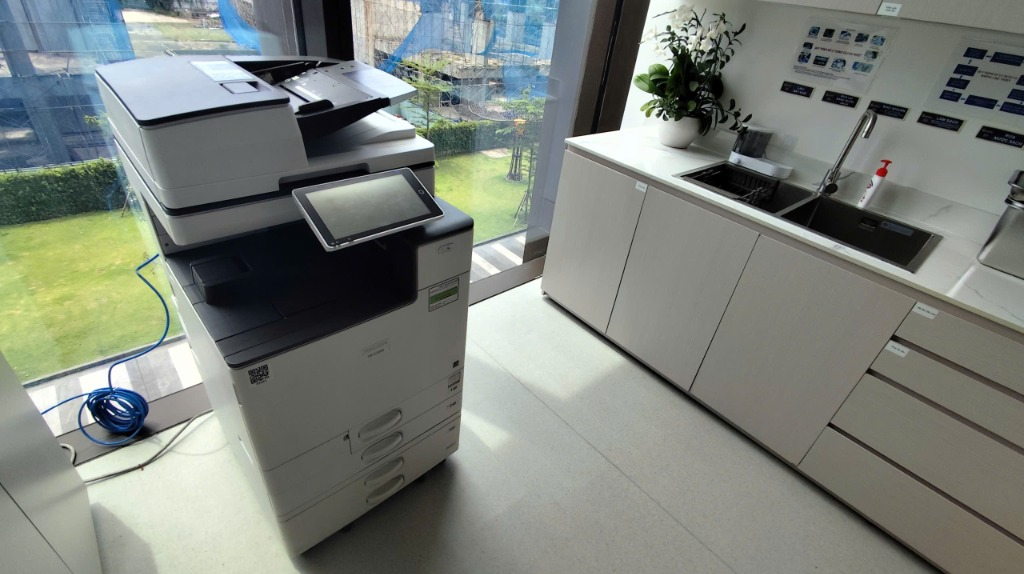
#> input picture assets/samples/hero_office_printer.jpg, 1024 x 574 px, given in place of material_0.png, which was not available
$ python generate_fig6_pbr_maps.py   (older library calls are emulated)
#> lines starting #> are read from the running program, lines starting #| are printed output that depends on the picture; after the words box and inside, x2 and y2 are one past the last pixel; in counts of white or black regions, pixels touching at a corner belong together; pictures that were not available may be replaced by others from this repository, and a replacement may not be noted
### backend/pbr_baker.py
"""Physically Based Rendering (PBR) Texture & Material Baking Engine.

Generates complete, high-fidelity PBR material maps (100% local and CPU-efficient):
  - Base Color / Diffuse Albedo (Illumination-delighted)
  - Tangent-Space Normal Map (Multi-scale Sobel surface curvature & micro-relief)
  - Roughness Map (Physics-aware specular & texture entropy classification)
  - Metallic Map (Conductive vs dielectric material segmentation)
  - Ambient Occlusion (AO) Map (Cavity & crevice contact shadows)
  - Packed ORM Map (glTF 2.0 standard: R=Occlusion, G=Roughness, B=Metallic)
  - High-Resolution Industrial Chassis Rear Panel Synthesizer (Realistic back surface)
"""

from __future__ import annotations

import logging
from pathlib import Path
from typing import Dict, Optional, Tuple, Union

import cv2
import numpy as np
from PIL import Image, ImageDraw, ImageFilter

logger = logging.getLogger("PBRBaker")


class PBRBaker:
    """Full-featured local PBR material baker and rear chassis texture synthesizer."""

    @staticmethod
    def extract_albedo(image_rgb: np.ndarray, delight_strength: float = 0.4) -> np.ndarray:
        """Extract intrinsic Base Color (Albedo) by separating directional illumination.

        Uses guided bilateral filtering on luminance to suppress harsh directional
        shading gradients while preserving sharp optical pigments and text.
        """
        img_float = image_rgb.astype(np.float32) / 255.0
        lab = cv2.cvtColor(image_rgb, cv2.COLOR_RGB2LAB)
        l_chan = lab[:, :, 0].astype(np.float32) / 255.0

        # Large-kernel bilateral filter captures broad illumination gradient
        illumination = cv2.bilateralFilter(l_chan, d=15, sigmaColor=0.3, sigmaSpace=15)
        mean_l = float(np.mean(illumination))
        if mean_l < 1e-4:
            mean_l = 0.5

        # Ratio delighting with smooth clamping
        delight_ratio = (mean_l / (illumination + 0.15)) ** delight_strength
        delight_ratio = np.clip(delight_ratio, 0.70, 1.35)

        albedo = img_float * delight_ratio[:, :, np.newaxis]
        albedo = np.clip(albedo * 255.0, 0, 255).astype(np.uint8)
        return albedo

    @staticmethod
    def generate_normal_map(
        image_rgb: np.ndarray,
        intensity: float = 2.5,
        depth_map: Optional[np.ndarray] = None,
    ) -> np.ndarray:
        """Compute tangent-space Normal Map (RGB standard) combining multi-scale gradients.

        R = Normal X (Left-to-Right), G = Normal Y (Bottom-to-Top, OpenGL standard), B = Normal Z (Outward).
        """
        h, w = image_rgb.shape[:2]
        gray = cv2.cvtColor(image_rgb, cv2.COLOR_RGB2GRAY).astype(np.float32) / 255.0

        # Fine details: High-pass Sobel on luminance
        blur_fine = cv2.GaussianBlur(gray, (3, 3), 0)
        gx_fine = cv2.Sobel(blur_fine, cv2.CV_32F, 1, 0, ksize=3)
        gy_fine = cv2.Sobel(blur_fine, cv2.CV_32F, 0, 1, ksize=3)

        # Medium structure: Slightly blurred Sobel
        blur_med = cv2.GaussianBlur(gray, (7, 7), 0)
        gx_med = cv2.Sobel(blur_med, cv2.CV_32F, 1, 0, ksize=5)
        gy_med = cv2.Sobel(blur_med, cv2.CV_32F, 0, 1, ksize=5)

        # Combine fine micro-relief with structural contours
        gx = (gx_fine * 0.7 + gx_med * 0.3) * intensity
        # OpenGL tangent space has Y pointing UP, so invert image row gradient (Y downwards)
        gy = -(gy_fine * 0.7 + gy_med * 0.3) * intensity

        # Incorporate depth map gradients if available
        if depth_map is not None:
            dm = depth_map
            if dm.shape[:2] != (h, w):
                dm = cv2.resize(dm, (w, h), interpolation=cv2.INTER_LINEAR)
            dm_blur = cv2.GaussianBlur(dm.astype(np.float32), (5, 5), 0)
            d_gx = cv2.Sobel(dm_blur, cv2.CV_32F, 1, 0, ksize=3) * 3.0
            d_gy = -cv2.Sobel(dm_blur, cv2.CV_32F, 0, 1, ksize=3) * 3.0
            gx = gx * 0.6 + d_gx * 0.4
            gy = gy * 0.6 + d_gy * 0.4

        gz = np.ones_like(gx, dtype=np.float32)
        norm = np.sqrt(gx * gx + gy * gy + gz * gz)
        norm = np.maximum(norm, 1e-6)

        nx = (gx / norm) * 0.5 + 0.5
        ny = (gy / norm) * 0.5 + 0.5
        nz = (gz / norm) * 0.5 + 0.5

        normal_map = np.dstack([nx, ny, nz])
        return (np.clip(normal_map, 0.0, 1.0) * 255.0).astype(np.uint8)

    @staticmethod
    def generate_roughness_map(
        image_rgb: np.ndarray,
        mask: Optional[np.ndarray] = None,
        base_roughness: float = 0.55,
    ) -> np.ndarray:
        """Compute physically-based Roughness map (0.0 = mirror/glossy, 1.0 = fully matte/rough).

        Classifies surface materials:
        - High specular reflection points & glossy screens -> 0.15 - 0.25 (glossy)
        - Smooth painted / injection molded plastic -> 0.40 - 0.55
        - Matte industrial chassis / micro-grain surfaces -> 0.65 - 0.80
        - Crevices, textured patterns, and edges -> 0.85 - 0.95
        """
        h, w = image_rgb.shape[:2]
        gray = cv2.cvtColor(image_rgb, cv2.COLOR_RGB2GRAY).astype(np.float32) / 255.0
        hsv = cv2.cvtColor(image_rgb, cv2.COLOR_RGB2HSV)
        sat = hsv[:, :, 1].astype(np.float32) / 255.0
        val = hsv[:, :, 2].astype(np.float32) / 255.0

        # 1. Specular highlight detector (high brightness + very low saturation)
        # Polished screens, glossy plastic highlights, metallic glints
        specular = np.clip((val - 0.82) / 0.18, 0.0, 1.0) * np.clip(1.0 - (sat / 0.25), 0.0, 1.0)

        # 2. Local texture variance / roughness entropy
        mean_filt = cv2.blur(gray, (5, 5))
        sq_mean_filt = cv2.blur(gray * gray, (5, 5))
        local_var = np.maximum(0.0, sq_mean_filt - mean_filt * mean_filt)
        local_std = np.sqrt(local_var)
        max_std = float(local_std.max())
        std_norm = local_std / max_std if max_std > 1e-5 else np.zeros_like(local_std)

        # 3. High-contrast edge grooves are rougher
        edges = cv2.Canny((gray * 255).astype(np.uint8), 50, 150).astype(np.float32) / 255.0
        edges_dilated = cv2.dilate(edges, np.ones((3, 3), np.uint8))

        # Base roughness map
        roughness = np.full((h, w), base_roughness, dtype=np.float32)
        # Glossy highlights reduce roughness significantly
        roughness -= specular * 0.45
        # Texture entropy increases roughness
        roughness += std_norm * 0.25
        # Grooves and seams are rough
        roughness += edges_dilated * 0.20

        # Mask background if provided
        if mask is not None:
            roughness[mask < 128] = 0.90

        roughness = np.clip(roughness, 0.10, 0.95)
        return (roughness * 255.0).astype(np.uint8)

    @staticmethod
    def generate_metallic_map(
        image_rgb: np.ndarray,
        mask: Optional[np.ndarray] = None,
    ) -> np.ndarray:
        """Compute Metallic map (0.0 = Dielectric plastic/resin/wood, 1.0 = Pure Metal).

        Detects conductive metal contacts, screws, connectors, aluminum frames, and gold pins:
        - Achromatic silver/aluminum: High specular value with near-zero saturation.
        - Gold/Copper/Brass: Characteristic warm metallic hue band with high luster.
        """
        hsv = cv2.cvtColor(image_rgb, cv2.COLOR_RGB2HSV)
        hue = hsv[:, :, 0].astype(np.float32)  # 0 - 180 in OpenCV
        sat = hsv[:, :, 1].astype(np.float32) / 255.0
        val = hsv[:, :, 2].astype(np.float32) / 255.0

        # 1. Silver / Chrome / Polished Steel / Aluminum:
        # High value (> 0.55), very low saturation (< 0.12)
        silver_metal = np.clip((val - 0.55) / 0.30, 0.0, 1.0) * np.clip(1.0 - (sat / 0.12), 0.0, 1.0)

        # 2. Gold / Brass / Copper contacts (Hue between 10 and 32 in OpenCV = 20-64 deg)
        is_gold_hue = (hue >= 10) & (hue <= 32)
        gold_metal = np.zeros_like(val)
        gold_metal[is_gold_hue] = np.clip((val[is_gold_hue] - 0.65) / 0.30, 0.0, 1.0) * np.clip(sat[is_gold_hue] / 0.50, 0.0, 1.0)

        metallic = np.maximum(silver_metal * 0.95, gold_metal * 0.90)

        # Clean up isolated noise: morphological closing
        kernel = cv2.getStructuringElement(cv2.MORPH_RECT, (3, 3))
        metallic_uint8 = (metallic * 255.0).astype(np.uint8)
        metallic_clean = cv2.morphologyEx(metallic_uint8, cv2.MORPH_OPEN, kernel)

        if mask is not None:
            metallic_clean[mask < 128] = 0

        return metallic_clean

    @staticmethod
    def generate_ao_map(
        image_rgb: np.ndarray,
        depth_map: Optional[np.ndarray] = None,
    ) -> np.ndarray:
        """Compute Ambient Occlusion (AO) map (cavity, seam, and contact shadows).

        Deep recesses, chassis seams, and concave areas are darker (0.2 - 0.6),
        while flat or exposed surfaces receive full ambient light (1.0 / 255).
        """
        h, w = image_rgb.shape[:2]
        gray = cv2.cvtColor(image_rgb, cv2.COLOR_RGB2GRAY).astype(np.float32) / 255.0

        # Edge valley detection (Laplacian / high-pass grooves)
        laplacian = cv2.Laplacian(gray, cv2.CV_32F, ksize=3)
        grooves = np.clip(-laplacian * 4.0, 0.0, 1.0)
        grooves_blur = cv2.GaussianBlur(grooves, (9, 9), 0)

        # Depth concavity if depth map available
        if depth_map is not None:
            dm = depth_map
            if dm.shape[:2] != (h, w):
                dm = cv2.resize(dm, (w, h), interpolation=cv2.INTER_LINEAR)
            dm_lap = cv2.Laplacian(dm.astype(np.float32), cv2.CV_32F, ksize=5)
            depth_crevices = np.clip(-dm_lap * 3.0, 0.0, 1.0)
            grooves_blur = np.maximum(grooves_blur, depth_crevices)

        # Invert so unoccluded = 1.0, crevices = 0.40 - 0.70
        ao = 1.0 - (grooves_blur * 0.55)
        ao = np.clip(ao, 0.35, 1.0)
        return (ao * 255.0).astype(np.uint8)

    # [109 lines left out: function generate_rear_chassis_textures, not called in this run]

    @classmethod
    def bake_pbr_maps(
        cls,
        image: Union[np.ndarray, Image.Image],
        depth_map: Optional[np.ndarray] = None,
        target_size: Optional[Tuple[int, int]] = (1024, 1024),
    ) -> Dict[str, Image.Image]:
        """Bake full suite of 5 PBR material maps + glTF ORM from input image."""
        if isinstance(image, Image.Image):
            rgb_arr = np.array(image.convert("RGB"))
            alpha_mask = np.array(image.split()[-1]) if image.mode == "RGBA" else None
        elif isinstance(image, np.ndarray):
            if image.ndim == 3 and image.shape[2] == 4:
                rgb_arr = image[:, :, :3]
                alpha_mask = image[:, :, 3]
            elif image.ndim == 3:
                rgb_arr = image
                alpha_mask = None
            else:
                rgb_arr = cv2.cvtColor(image, cv2.COLOR_GRAY2RGB)
                alpha_mask = None
        else:
            raise ValueError(f"Unsupported image type: {type(image)}")

        if target_size is not None and rgb_arr.shape[:2] != (target_size[1], target_size[0]):
            rgb_arr = cv2.resize(rgb_arr, target_size, interpolation=cv2.INTER_LANCZOS4)
            if alpha_mask is not None:
                alpha_mask = cv2.resize(alpha_mask, target_size, interpolation=cv2.INTER_NEAREST)

        albedo = cls.extract_albedo(rgb_arr)
        normal = cls.generate_normal_map(rgb_arr, intensity=2.6, depth_map=depth_map)
        roughness = cls.generate_roughness_map(rgb_arr, mask=alpha_mask, base_roughness=0.55)
        metallic = cls.generate_metallic_map(rgb_arr, mask=alpha_mask)
        ao = cls.generate_ao_map(rgb_arr, depth_map=depth_map)

        # Packed ORM map (R=AO, G=Roughness, B=Metallic)
        orm = np.dstack([ao, roughness, metallic])

        return {
            "albedo": Image.fromarray(albedo),
            "normal": Image.fromarray(normal),
            "roughness": Image.fromarray(roughness),
            "metallic": Image.fromarray(metallic),
            "ao": Image.fromarray(ao),
            "orm": Image.fromarray(orm),
        }

    # [19 lines left out: function save_pbr_maps, not called in this run]

### scripts/generate_fig6_pbr_maps.py
"""
Script to generate Figure 6: 6-Channel PBR Material Baking & Physics Surface Maps Decomposition.
Outputs: docs/images/fig6_pbr_material_baking_suite.png
"""

import sys
from pathlib import Path
sys.path.insert(0, str(Path(__file__).resolve().parent.parent))

import matplotlib.pyplot as plt
import numpy as np
from PIL import Image
from backend.pbr_baker import PBRBaker

def generate_fig6():
    # Use clean input image and center cleanly onto neutral studio gray canvas
    input_path = Path("output/test_cleaned_rgb.png")
    if not input_path.exists():
        input_path = Path("output/material_0.png")

    src = Image.open(input_path).convert("RGBA")
    # Clean black background into alpha if needed
    src_np = np.array(src)
    is_black = (src_np[:, :, 0] < 5) & (src_np[:, :, 1] < 5) & (src_np[:, :, 2] < 5)
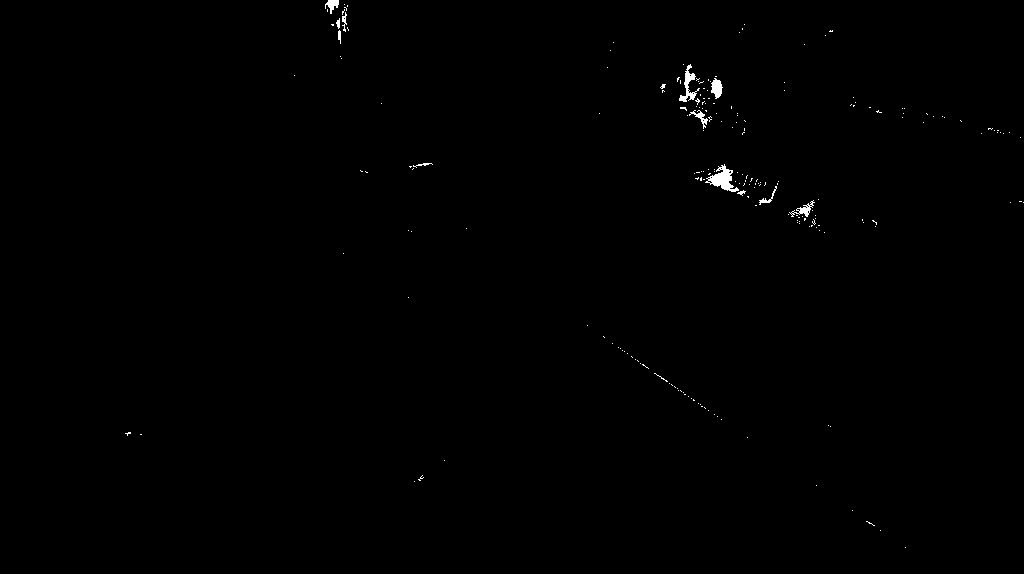
#> is_black: shape (574, 1024) bool; 0.32% white; 211 white regions (199 under 20 px), largest, box (x1, y1, x2, y2) and area: (705, 164, 739, 192) 400, (679, 64, 700, 102) 251, (711, 78, 723, 99) 163
    src_np[is_black, 3] = 0
#> src_np: shape (574, 1024, 4); mean R, G, B, A 124.7, 130.2, 123.1, 254.2
    clean_src = Image.fromarray(src_np)

    # Compose onto 1024x1024 canvas
    canvas_size = 1024
    raw_img = Image.new("RGB", (canvas_size, canvas_size), (127, 127, 127))
#> raw_img: PIL image 1024x1024 RGB; every value is 127
    scale = min((canvas_size * 0.78) / clean_src.width, (canvas_size * 0.78) / clean_src.height)
#> scale = 0.78
    new_w, new_h = int(clean_src.width * scale), int(clean_src.height * scale)
#> new_w = 798; new_h = 447
    resized_src = clean_src.resize((new_w, new_h), Image.Resampling.LANCZOS)
    offset_x = (canvas_size - new_w) // 2
#> offset_x = 113
    offset_y = (canvas_size - new_h) // 2
#> offset_y = 288
    raw_img.paste(resized_src, (offset_x, offset_y), resized_src)

    # Bake all 6 channels
    maps = PBRBaker.bake_pbr_maps(raw_img, target_size=(canvas_size, canvas_size))
#> in extract_albedo, `lab = cv2.cvtColor(image_rgb, cv2.COLOR_RGB2LAB)`: lab: shape (1024, 1024, 3); mean of channels 0, 1, 2 135.8, 127, 129
#> in extract_albedo, `l_chan = lab[:, :, 0].astype(np.float32) / 255.0`:
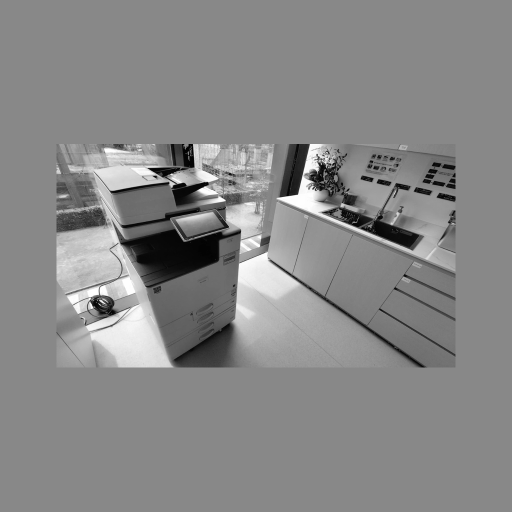
#> l_chan: shape (1024, 1024) float32 (shown at 1/2 size); min 0, max 1, mean 0.533
#> in extract_albedo, `mean_l = float(np.mean(illumination))`: mean_l = 0.533
#> in generate_normal_map, `nz = (gz / norm) * 0.5 + 0.5`:
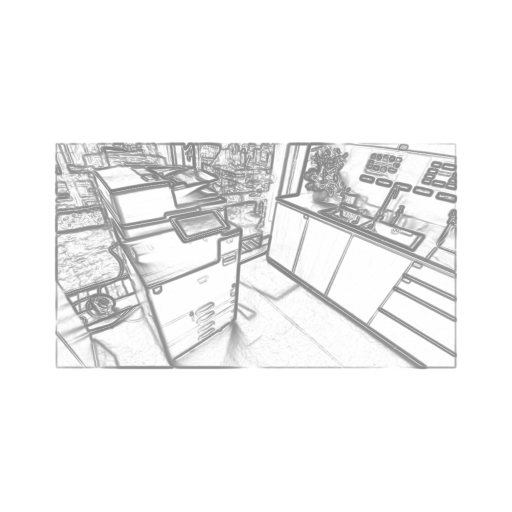
#> nz: shape (1024, 1024) float32 (shown at 1/2 size); min 0.519, max 1, mean 0.948
#> in generate_normal_map, `normal_map = np.dstack([nx, ny, nz])`:
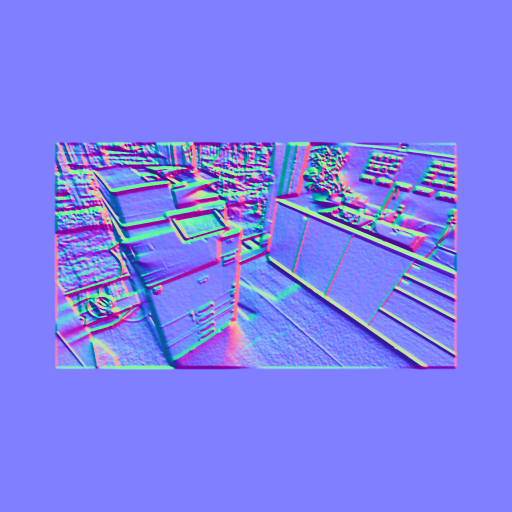
#> normal_map: shape (1024, 1024, 3) float32 (shown at 1/2 size); mean of channels 0, 1, 2 0.497, 0.502, 0.949; drawn as R, G, B
#> in generate_roughness_map, `hsv = cv2.cvtColor(image_rgb, cv2.COLOR_RGB2HSV)`: hsv: shape (1024, 1024, 3); mean H, S, V 18.8, 11.8, 129.3
#> in generate_roughness_map, `sq_mean_filt = cv2.blur(gray * gray, (5, 5))`:
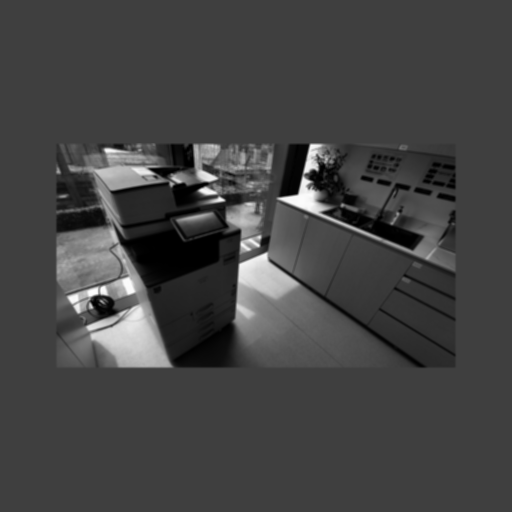
#> sq_mean_filt: shape (1024, 1024) float32 (shown at 1/2 size); min 0.00023, max 0.993, mean 0.267
#> in generate_roughness_map, `max_std = float(local_std.max())`: max_std = 0.428
#> in generate_roughness_map, `edges = cv2.Canny((gray * 255).astype(np.uint8), 50, 150).astype(np.fl..`: edges: shape (1024, 1024) float32; values 0 (black) and 1 (white), 3.3% white in thin lines or dots, all inside (x1, y1, x2, y2) = (112, 287, 912, 736)
#> in generate_roughness_map, `edges_dilated = cv2.dilate(edges, np.ones((3, 3), np.uint8))`: edges_dilated: shape (1024, 1024) float32; values 0 (black) and 1 (white), 9.8% white; 15 white regions, largest, box (x1, y1, x2, y2) and area: (111, 286, 913, 737) 94537, (687, 286, 913, 379) 2693, (730, 307, 805, 352) 1998
#> in generate_roughness_map, `roughness += edges_dilated * 0.20`:
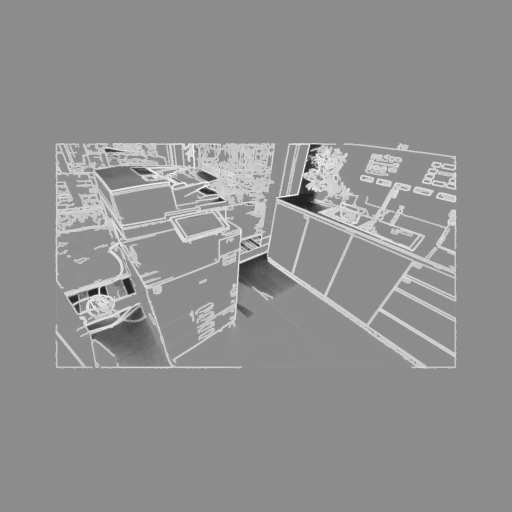
#> roughness: shape (1024, 1024) float32 (shown at 1/2 size); min 0.103, max 1, mean 0.571
#> in generate_metallic_map, `silver_metal = np.clip((val - 0.55) / 0.30, 0.0, 1.0) * np.clip(1.0 - ..`:
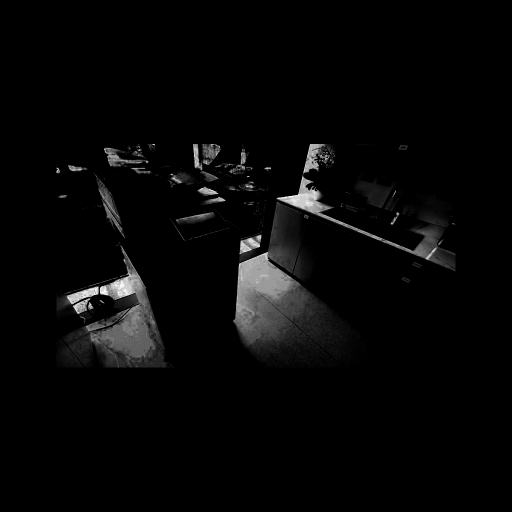
#> silver_metal: shape (1024, 1024) float32 (shown at 1/2 size); min 0, max 1, mean 0.0284
#> maps = 6 items

    fig_w, fig_h = 16.0, 10.0
    dpi = 200

    plt.rcParams["font.sans-serif"] = ["Segoe UI", "Arial", "DejaVu Sans", "Helvetica"]
    plt.rcParams["font.family"] = "sans-serif"

    fig = plt.figure(figsize=(fig_w, fig_h), dpi=dpi, facecolor="#0b0f17")

    # Title & Subtitle
    fig.text(
        0.5, 0.965,
        "Figure 6: 6-Channel PBR Material Decomposition & Texture Baking Suite",
        color="#38bdf8",
        fontsize=18,
        fontweight="bold",
        ha="center",
        va="center"
    )
    fig.text(
        0.5, 0.932,
        "100% local physics-based decomposition: Albedo Delighting, Tangent-Space Normals, Roughness, Metallic, AO, and glTF ORM",
        color="#94a3b8",
        fontsize=11,
        ha="center",
        va="center"
    )

    panels = [
        ("(a) Raw Input 2D Photograph", "RGB Camera Capture with Shadows & Highlights", raw_img, "rgb"),
        ("(b) Delighted Albedo (Base Color)", "Bilateral Luminance Delighting (Shadows Removed)", maps["albedo"], "rgb"),
        ("(c) Tangent-Space Normal Map", "Multi-Scale Sobel Curvature Gradients (3x3 & 5x5)", maps["normal"], "rgb"),
        ("(d) Perceptual Roughness Map", "Dielectric Casings (0.75) vs Specular Surfaces (0.20)", maps["roughness"], "gray"),
        ("(e) Metallic Mask", "Metal Screw Bosses & Terminals (0.90) vs Plastic (0.0)", maps["metallic"], "gray"),
        ("(f) Packed glTF 2.0 ORM Texture", "R = Ambient Occlusion | G = Roughness | B = Metallic", maps["orm"], "rgb")
    ]

    # 2 rows x 3 columns
    for idx, (title, subtitle, img_data, mode) in enumerate(panels):
        row = idx // 3
        col = idx % 3

        # Grid positioning with clean margins
        left = 0.05 + col * 0.315
        bottom = 0.50 - row * 0.43
        width = 0.27
        height = 0.36

        ax = fig.add_axes([left, bottom, width, height], facecolor="#101726")

        if mode == "gray":
            ax.imshow(img_data, cmap="gray", vmin=0, vmax=255)
        else:
            ax.imshow(img_data)

        ax.set_xticks([])
        ax.set_yticks([])
        for spine in ax.spines.values():
            spine.set_color("#334155")
            spine.set_linewidth(1.5)

        # Panel title and subtitle
        ax.set_title(title, color="#f8fafc", fontsize=11, fontweight="bold", pad=14)
        ax.set_xlabel(subtitle, color="#94a3b8", fontsize=8.5, labelpad=8)
#> this loop made 6 passes
#> (title, mode, row, col, left, bottom) on passes 1 to 6: ('(a) Raw Input 2D Photograph', 'rgb', 0, 0, 0.05, 0.5), ('(b) Delighted Albedo (Base Color)', 'rgb', 0, 1, 0.365, 0.5), ('(c) Tangent-Space Normal Map', 'rgb', 0, 2, 0.68, 0.5), ('(d) Perceptual Roughness Map', 'gray', 1, 0, 0.05, 0.07), ('(e) Metallic Mask', 'gray', 1, 1, 0.365, 0.07), ('(f) Packed glTF 2.0 ORM Texture', 'rgb', 1, 2, 0.68, 0.07)

    output_path = Path("docs/images/fig6_pbr_material_baking_suite.png")
    output_path.parent.mkdir(parents=True, exist_ok=True)
    plt.savefig(output_path, dpi=dpi, facecolor=fig.get_facecolor(), edgecolor="none")
    plt.close()
    print(f"Figure 6 successfully saved to {output_path}")

if __name__ == "__main__":
    generate_fig6()
